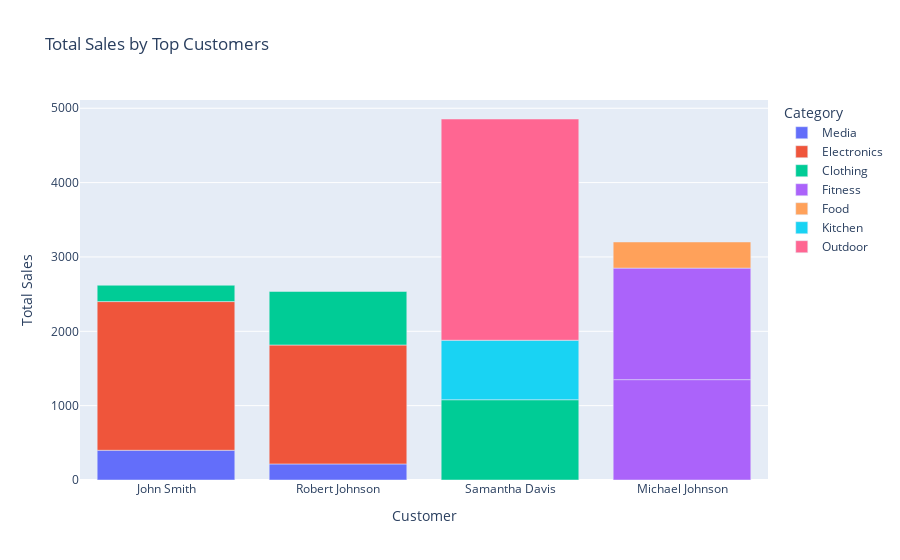

Here is the notebook cell this chart was saved with:
### Code cell
customers_bar = px.bar(sorted_top_customers,
                   x='Customer Name',
                   y='Total Sales',
                   title='Total Sales by Top Customers',
                   color='Category',
                   hover_name='Category')

customers_bar.update_layout(xaxis_title='Customer', yaxis_title='Total Sales')
customers_bar.show()

### Figure 1 — Plotly figure (JSON) as saved in the notebook; plotly's stock layout.template omitted (floating-point values rounded to 4 significant figures)
{"data": [{"alignmentgroup": "True", "hovertemplate": "<b>%{hovertext}</b><br><br>Category=Media<br>Customer Name=%{x}<br>Total Sales=%{y}<extra></extra>", "hovertext": ["Media", "Media"], "legendgroup": "Media", "marker": {"color": "#636efa", "pattern": {"shape": ""}}, "name": "Media", "offsetgroup": "Media", "orientation": "v", "showlegend": true, "textposition": "auto", "type": "bar", "x": ["John Smith", "Robert Johnson"], "xaxis": "x", "y": [399.8, 215.8], "yaxis": "y"}, {"alignmentgroup": "True", "hovertemplate": "<b>%{hovertext}</b><br><br>Category=Electronics<br>Customer Name=%{x}<br>Total Sales=%{y}<extra></extra>", "hovertext": ["Electronics", "Electronics"], "legendgroup": "Electronics", "marker": {"color": "#EF553B", "pattern": {"shape": ""}}, "name": "Electronics", "offsetgroup": "Electronics", "orientation": "v", "showlegend": true, "textposition": "auto", "type": "bar", "x": ["John Smith", "Robert Johnson"], "xaxis": "x", "y": [2000.0, 1600.0], "yaxis": "y"}, {"alignmentgroup": "True", "hovertemplate": "<b>%{hovertext}</b><br><br>Category=Clothing<br>Customer Name=%{x}<br>Total Sales=%{y}<extra></extra>", "hovertext": ["Clothing", "Clothing", "Clothing"], "legendgroup": "Clothing", "marker": {"color": "#00cc96", "pattern": {"shape": ""}}, "name": "Clothing", "offsetgroup": "Clothing", "orientation": "v", "showlegend": true, "textposition": "auto", "type": "bar", "x": ["John Smith", "Robert Johnson", "Samantha Davis"], "xaxis": "x", "y": [219.8, 719.9, 1080.0], "yaxis": "y"}, {"alignmentgroup": "True", "hovertemplate": "<b>%{hovertext}</b><br><br>Category=Fitness<br>Customer Name=%{x}<br>Total Sales=%{y}<extra></extra>", "hovertext": ["Fitness", "Fitness"], "legendgroup": "Fitness", "marker": {"color": "#ab63fa", "pattern": {"shape": ""}}, "name": "Fitness", "offsetgroup": "Fitness", "orientation": "v", "showlegend": true, "textposition": "auto", "type": "bar", "x": ["Michael Johnson", "Michael Johnson"], "xaxis": "x", "y": [1350.0, 1500.0], "yaxis": "y"}, {"alignmentgroup": "True", "hovertemplate": "<b>%{hovertext}</b><br><br>Category=Food<br>Customer Name=%{x}<br>Total Sales=%{y}<extra></extra>", "hovertext": ["Food"], "legendgroup": "Food", "marker": {"color": "#FFA15A", "pattern": {"shape": ""}}, "name": "Food", "offsetgroup": "Food", "orientation": "v", "showlegend": true, "textposition": "auto", "type": "bar", "x": ["Michael Johnson"], "xaxis": "x", "y": [351.7], "yaxis": "y"}, {"alignmentgroup": "True", "hovertemplate": "<b>%{hovertext}</b><br><br>Category=Kitchen<br>Customer Name=%{x}<br>Total Sales=%{y}<extra></extra>", "hovertext": ["Kitchen"], "legendgroup": "Kitchen", "marker": {"color": "#19d3f3", "pattern": {"shape": ""}}, "name": "Kitchen", "offsetgroup": "Kitchen", "orientation": "v", "showlegend": true, "textposition": "auto", "type": "bar", "x": ["Samantha Davis"], "xaxis": "x", "y": [800.0], "yaxis": "y"}, {"alignmentgroup": "True", "hovertemplate": "<b>%{hovertext}</b><br><br>Category=Outdoor<br>Customer Name=%{x}<br>Total Sales=%{y}<extra></extra>", "hovertext": ["Outdoor"], "legendgroup": "Outdoor", "marker": {"color": "#FF6692", "pattern": {"shape": ""}}, "name": "Outdoor", "offsetgroup": "Outdoor", "orientation": "v", "showlegend": true, "textposition": "auto", "type": "bar", "x": ["Samantha Davis"], "xaxis": "x", "y": [2976.0], "yaxis": "y"}], "layout": {"barmode": "relative", "legend": {"title": {"text": "Category"}, "tracegroupgap": 0}, "title": {"text": "Total Sales by Top Customers"}, "xaxis": {"anchor": "y", "domain": [0, 1], "title": {"text": "Customer"}}, "yaxis": {"anchor": "x", "domain": [0, 1], "title": {"text": "Total Sales"}}}}
